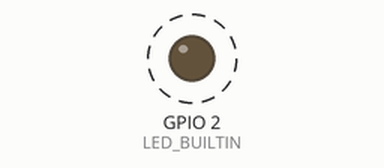
Simulated run of this sketch. Board: ESP32. On the bench: output pins drawn as LEDs (lit = HIGH). Dashed ring = blinking.

Above: at 0.5 s.
Timing chart, 0 to 4.6 s (numbered marks = the images above):
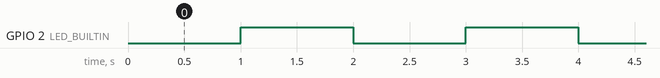

Measured:
- by itself, GPIO 2 (LED_BUILTIN): alternates HIGH for 1.0 s and LOW for 1.0 s

The sketch:

esp32_timer_interrupt.ino
```cpp
portMUX_TYPE mux=portMUX_INITIALIZER_UNLOCKED;
volatile bool state=0;
hw_timer_t* timer;

void IRAM_ATTR onTimer()
{
  portENTER_CRITICAL(&mux);
  state=!state;
  digitalWrite(LED_BUILTIN,state);
  portEXIT_CRITICAL(&mux);
}

void setup() {
  // put your setup code here, to run once:
  pinMode(LED_BUILTIN,OUTPUT);
  timer=timerBegin(0,80,true);
  timerAttachInterrupt(timer,&onTimer,true);
  timerAlarmWrite(timer,1000000,true);
  timerAlarmEnable(timer);
}

void loop() {
  // put your main code here, to run repeatedly:

}
```
